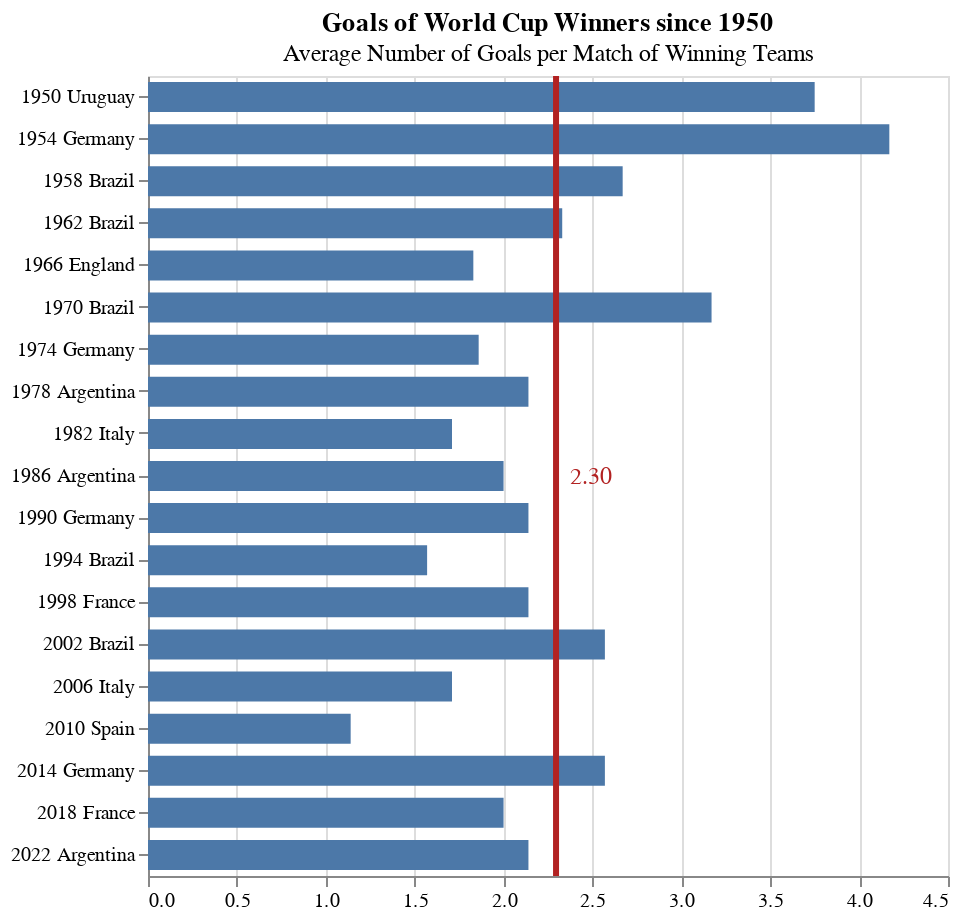

Notebook source saved alongside this figure:
### Code cell
brush = alt.selection_interval(encodings=['y'])
opacity_condition = alt.condition(brush, alt.value(1), alt.value(0.6))
bar = alt.Chart(data_1).mark_bar(height=15, opacity=0.6).encode(
    x= alt.X('score:Q', axis=alt.Axis(title='')),
    y= alt.Y('record:N', axis=alt.Axis(title='')),
    tooltip = 'score:Q',
    opacity = opacity_condition
).add_params(
    brush
)
line = alt.Chart(data_1).mark_rule(color="firebrick",size=3).encode(
    x = alt.X('score:Q', aggregate='average', axis=alt.Axis(title=''))
).transform_filter(
    brush
)

text = alt.Chart(data_1).mark_text(color="firebrick",fontSize=12,align='left',dx=7).encode(
    x = alt.X('score:Q', aggregate='average', axis=alt.Axis(title='')),
    text = alt.Text('score:Q', aggregate='average',format=".2f")
).transform_filter(
    brush
)

c1 = (bar + line + text).properties(
    title = alt.TitleParams(
        "Goals of World Cup Winners since 1950", 
    subtitle="Average Number of Goals per Match of Winning Teams",
    ),
    width=400,
    height=400
)
c1.save('c1.html')
c1

### Figure 1 — Vega-Lite specification as saved in the notebook (floating-point values rounded to 4 significant figures)
{"$schema": "https://vega.github.io/schema/vega-lite/v5.16.3.json", "config": {"view": {"continuousHeight": 300, "continuousWidth": 300}}, "data": {"name": "data-6343d9179d736ff8068e249c83740534"}, "datasets": {"data-6343d9179d736ff8068e249c83740534": [{"record": "1950 Uruguay", "score": 3.75}, {"record": "1954 Germany", "score": 4.17}, {"record": "1958 Brazil", "score": 2.67}, {"record": "1962 Brazil", "score": 2.33}, {"record": "1966 England", "score": 1.83}, {"record": "1970 Brazil", "score": 3.17}, {"record": "1974 Germany", "score": 1.86}, {"record": "1978 Argentina", "score": 2.14}, {"record": "1982 Italy", "score": 1.71}, {"record": "1986 Argentina", "score": 2}, {"record": "1990 Germany", "score": 2.14}, {"record": "1994 Brazil", "score": 1.57}, {"record": "1998 France", "score": 2.14}, {"record": "2002 Brazil", "score": 2.57}, {"record": "2006 Italy", "score": 1.71}, {"record": "2010 Spain", "score": 1.14}, {"record": "2014 Germany", "score": 2.57}, {"record": "2018 France", "score": 2}, {"record": "2022 Argentina", "score": 2.14}]}, "height": 400, "layer": [{"encoding": {"opacity": {"condition": {"param": "param_83", "value": 1}, "value": 0.6}, "tooltip": {"field": "score", "type": "quantitative"}, "x": {"axis": {"title": ""}, "field": "score", "type": "quantitative"}, "y": {"axis": {"title": ""}, "field": "record", "type": "nominal"}}, "mark": {"height": 15, "opacity": 0.6, "type": "bar"}, "name": "view_72"}, {"encoding": {"x": {"aggregate": "average", "axis": {"title": ""}, "field": "score", "type": "quantitative"}}, "mark": {"color": "firebrick", "size": 3, "type": "rule"}, "transform": [{"filter": {"param": "param_83"}}]}, {"encoding": {"text": {"aggregate": "average", "field": "score", "format": ".2f", "type": "quantitative"}, "x": {"aggregate": "average", "axis": {"title": ""}, "field": "score", "type": "quantitative"}}, "mark": {"align": "left", "color": "firebrick", "dx": 7, "fontSize": 12, "type": "text"}, "transform": [{"filter": {"param": "param_83"}}]}], "params": [{"name": "param_83", "select": {"encodings": ["y"], "type": "interval"}, "views": ["view_72"]}], "title": {"subtitle": "Average Number of Goals per Match of Winning Teams", "text": "Goals of World Cup Winners since 1950"}, "width": 400}
